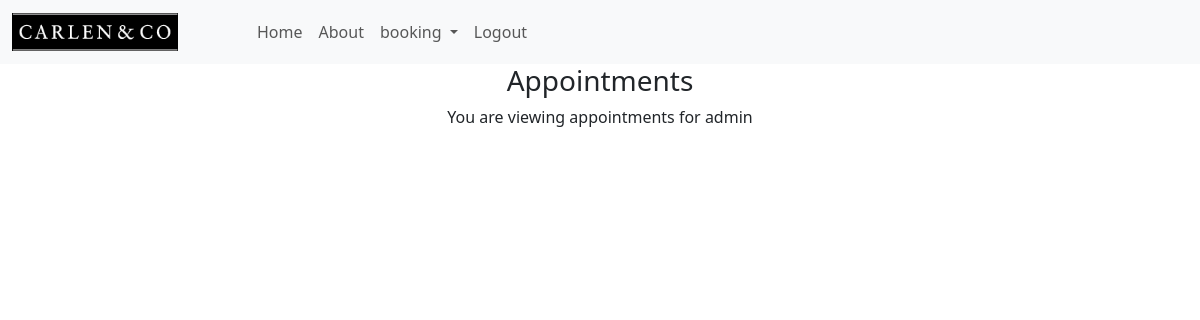
The page /appointments/ (signed in) on the database as committed earlier.
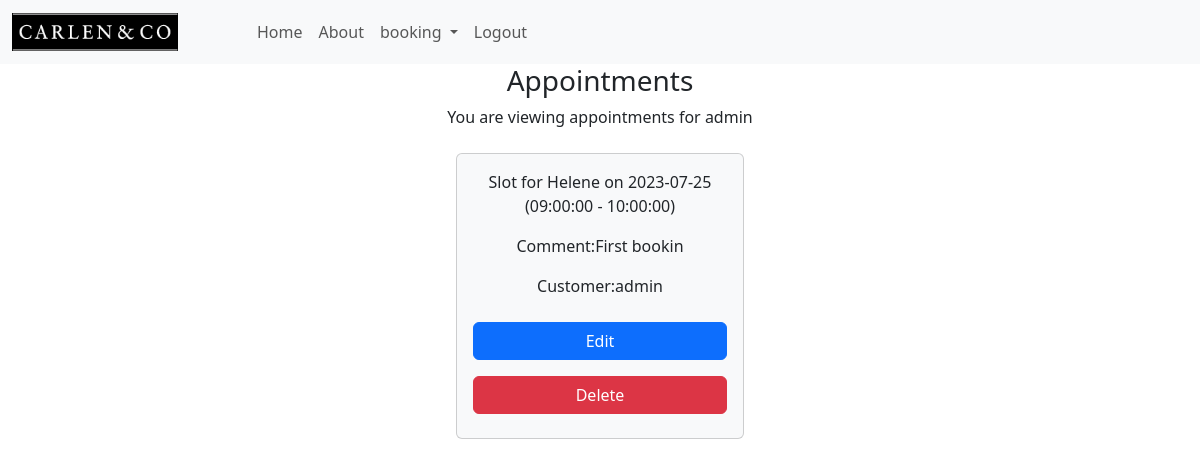
The same page on the database as committed later.
### Booking/models.py (models this page shows, shortened)
class Booked(models.Model):
    slot = models.ForeignKey(Slot, on_delete=models.CASCADE)
    customer = models.ForeignKey(User, on_delete=models.CASCADE)
    comment = models.TextField(blank=True)

class Slot(models.Model):
    stylist = models.ForeignKey(User, on_delete=models.CASCADE)
    date = models.DateField(blank=True, null=True)
    start_time = models.TimeField(blank=True, null=True)
    end_time = models.TimeField(blank=True, null=True)
    reserved = models.BooleanField(default=False)
    def __str__(self):
        return f"Slot for {self.stylist.username} on {self.date} ({self.start_time} - {self.end_time})"

### Booking/views.py (the view)
# urls.py: path('appointments/', Appointments.as_view(), name="appointments"),
class Appointments(LoginRequiredMixin, View):
    template_name = 'Booking/appointments.html'
    def get(self, request, *args, **kwargs):
        booked = Booked.objects.all()
        context = {
            'booked': booked,
        }
        return render(request, self.template_name, context)

### Booking/templates/Booking/appointments.html (shortened to what this page needs)
{% extends "Booking/base.html" %}
{% block content %}
<body>
    <div class="container-md justify-content-center d-flex">
        <div class="col-12">
            <h3 class="row-3 d-flex justify-content-center">Appointments</h3>
            <p class="row-3 d-flex justify-content-center">You are viewing appointments for {{ user.username }}</p>
        </div>
    </div>
    {% for item in booked %}
        {% if user == item.customer %}
        <div class="d-flex justify-content-center">
            <div class="container card m-2 bg-light text-center" style="width: 18rem;">
                <div class="row card-body d-flex justify-content-center">
                    <p>{{ item.slot }}</p>
                    <p>Comment:{{ item.comment }}</p>
                    <p>Customer:{{ item.customer }}</p>
                    <button class="btn btn-primary m-2">Edit</button>
                    <button class="btn btn-danger m-2">Delete</button>
                </div>
            </div>
        </div>
        {% endif %}
    {% endfor %}
{% endblock %}

### Booking/templates/Booking/base.html (shortened to what this page needs)
<!DOCTYPE html>
<html lang="en">
<head>
  <link href="https://cdn.jsdelivr.net/npm/bootstrap@5.3.0/dist/css/bootstrap.min.css" rel="stylesheet"
>
  {% load static %}
  <link rel="stylesheet" href="{% static "css/style.css" %}">
</head>
<body>
  <nav class="navbar bg-light position-sticky fixed-top navbar-expand-lg">
    <div class="container-fluid">
      <a class="navbar-brand" href="{% url 'home' %}"><img class="bg-black w-75" src="{% static "images/logo.gif" %}" /></a>
      <div class="collapse navbar-collapse" id="navbarNavDropdown">
        <ul class="navbar-nav">
          <li class="nav-item">
            <a class="nav-link" aria-current="page" href="{% url 'home' %}">Home</a>
          </li>
          <li class="nav-item">
            <a class="nav-link" href="{% url 'about' %}">About</a>
          </li>
          {% if user.is_authenticated %}
          <li class="nav-item dropdown">
            <a class="nav-link dropdown-toggle" href="#" role="button" data-bs-toggle="dropdown" aria-expanded="false">
              booking
            </a>
          </li>
          <li class="nav-item">
            <a class="nav-link" href="{% url 'account_logout' %}">Logout</a>
          </li>
          {% endif %}
        </ul>
      </div>
    </div>
  </nav>
  <main>
    {% block content %}{% endblock content %}
  </main>
</body>
</html>

Rows that differ between the two databases and show on the page:
added Booked: slot "Slot for Helene on 2023-07-25 (09:00:00 - 10:00:00)", comment "First bookin", customer "admin"
